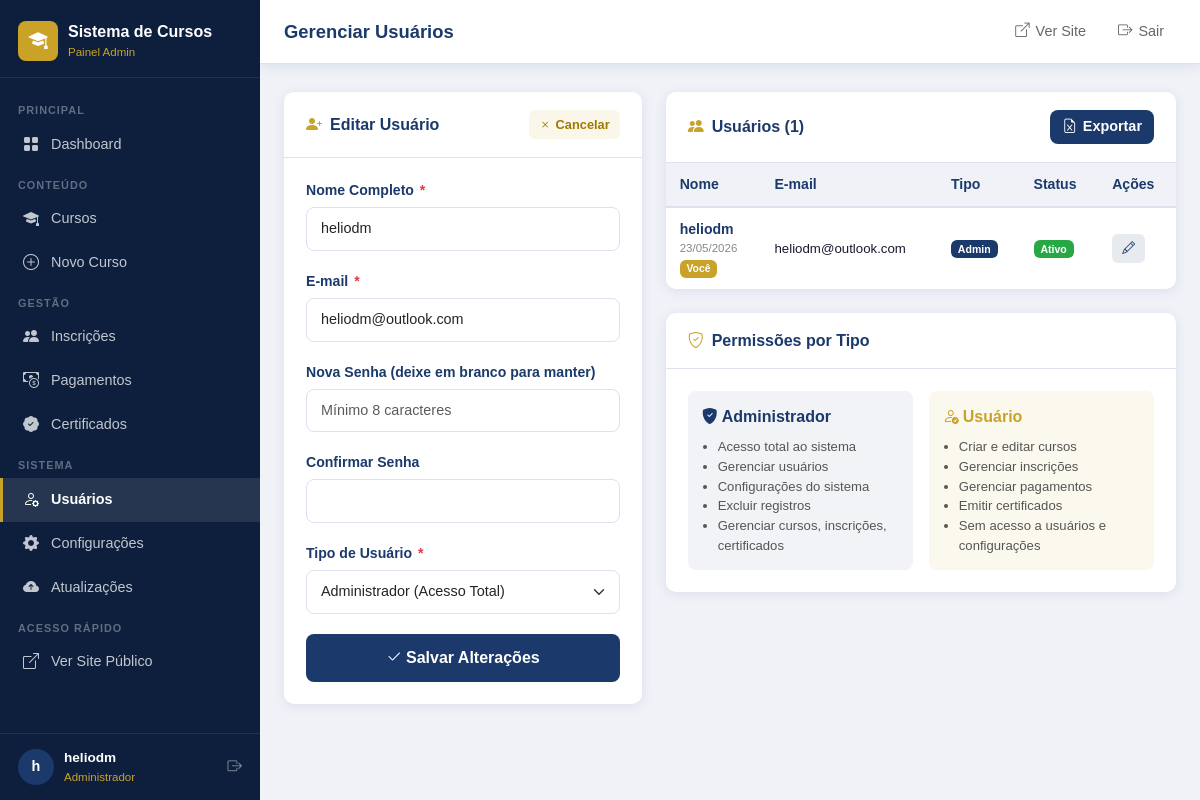
Page /admin/usuarios.php?editar=1 (signed in) on the committed database.
### tables this page shows
CREATE TABLE IF NOT EXISTS `usuarios` (
  `id` int(11) NOT NULL AUTO_INCREMENT,
  `nome` varchar(150) NOT NULL,
  `email` varchar(150) NOT NULL,
  `senha` varchar(255) NOT NULL,
  `tipo` enum('admin','usuario') NOT NULL DEFAULT 'usuario',
  `ativo` tinyint(1) NOT NULL DEFAULT 1,
  `criado_em` timestamp NOT NULL DEFAULT current_timestamp(),
  `atualizado_em` timestamp NOT NULL DEFAULT current_timestamp() ON UPDATE current_timestamp(),
  PRIMARY KEY (`id`),
  UNIQUE KEY `email` (`email`)
);

### includes/functions.php (called while the page is built, shortened)
<?php
function h(mixed $valor): string {
    return htmlspecialchars((string)($valor ?? ''), ENT_QUOTES | ENT_HTML5, 'UTF-8');
}
function formatarData(?string $data, string $formato = 'd/m/Y'): string {
    return date($formato, strtotime($data));
}

### includes/auth.php (called while the page is built, shortened)
<?php
require_once __DIR__ . '/functions.php';
function isLoggedIn(): bool {
    return !empty($_SESSION['usuario_id']) && !empty($_SESSION['usuario_tipo']);
}
function getUsuarioLogado(): ?array {
    return [
        'id'    => $_SESSION['usuario_id'],
        'nome'  => $_SESSION['usuario_nome'],
        'email' => $_SESSION['usuario_email'],
        'tipo'  => $_SESSION['usuario_tipo'],
    ];
}

### admin/usuarios.php (the view, shortened to what this page needs)
<?php ob_start();
require_once __DIR__ . '/includes/header.php';
$db    = getDB();
$editUser = null;
$editId   = (int)($_GET['editar'] ?? 0);
if ($editId > 0) {
    $s = $db->prepare("SELECT id, nome, email, tipo, ativo FROM usuarios WHERE id = ?");
    $s->execute([$editId]);
    $editUser = $s->fetch();
}
$usuarios = $db->query("SELECT id, nome, email, tipo, ativo, criado_em FROM usuarios ORDER BY tipo ASC, nome ASC")->fetchAll();
?>
<div class="row g-4">
  <div class="col-lg-5">
    <div class="admin-card">
      <div class="admin-card-header">
        <h5><i class="bi bi-person-plus-fill"></i> <?= $editUser ? 'Editar Usuário' : 'Novo Usuário' ?></h5>
        <?php if ($editUser): ?>
        <a href="<?= BASE_PATH ?>/admin/usuarios.php" class="btn-action view"><i class="bi bi-x"></i> Cancelar</a>
        <?php endif; ?>
      </div>
      <div class="admin-card-body">
        <form method="POST" novalidate>
          <div class="admin-form-group">
            <label>Nome Completo <span class="required">*</span></label>
            <input type="text" class="form-control" name="nome"
                   value="<?= h($editUser['nome'] ?? '') ?>" required maxlength="150">
          </div>
          <div class="admin-form-group">
            <label>E-mail <span class="required">*</span></label>
            <input type="email" class="form-control" name="email"
                   value="<?= h($editUser['email'] ?? '') ?>" required maxlength="150">
          </div>
          <div class="admin-form-group">
            <label>
              <?= $editUser ? 'Nova Senha (deixe em branco para manter)' : 'Senha *' ?>
            </label>
            <input type="password" class="form-control" name="senha" minlength="8"
                   placeholder="Mínimo 8 caracteres" <?= $editUser ? '' : 'required' ?>>
          </div>
          <div class="admin-form-group">
            <label>Confirmar Senha <?= $editUser ? '' : '*' ?></label>
            <input type="password" class="form-control" name="confirmar_senha" <?= $editUser ? '' : 'required' ?>>
          </div>
          <div class="admin-form-group">
            <label>Tipo de Usuário <span class="required">*</span></label>
            <select class="form-select" name="tipo">
              <option value="admin" <?= ($editUser['tipo'] ?? '') === 'admin' ? 'selected' : '' ?>>
                Administrador (Acesso Total)
              </option>
            </select>
          </div>
          <button type="submit" class="btn w-100" style="background:var(--primary);color:#fff;font-weight:700;border-radius:8px;padding:11px;">
            <i class="bi bi-check2 me-1"></i><?= $editUser ? 'Salvar Alterações' : 'Criar Usuário' ?>
          </button>
        </form>
      </div>
    </div>
  </div>
  <div class="col-lg-7">
    <div class="admin-card">
      <div class="admin-card-header">
        <h5><i class="bi bi-people-fill"></i> Usuários (<?= count($usuarios) ?>)</h5>
        <a href="<?= BASE_PATH ?>/api/exportar.php?tipo=usuarios" class="topbar-btn btn-primary-sm">
          <i class="bi bi-file-earmark-excel"></i> Exportar
        </a>
      </div>
      <div style="overflow-x:auto;">
        <table class="admin-table">
          <thead>
            <tr>
              <th>Nome</th>
              <th>E-mail</th>
              <th>Tipo</th>
              <th>Status</th>
              <th>Ações</th>
            </tr>
          </thead>
          <tbody>
            <?php foreach ($usuarios as $u): ?>
            <tr>
              <td>
                <div style="font-weight:700;font-size:.88rem;color:var(--primary);"><?= h($u['nome']) ?></div>
                <div style="font-size:.72rem;color:#888;"><?= formatarData($u['criado_em'], 'd/m/Y') ?></div>
                <?php if ($u['id'] === (int)$usuario['id']): ?>
                <span class="badge" style="background:var(--secondary);font-size:.65rem;">Você</span>
                <?php endif; ?>
              </td>
              <td style="font-size:.83rem;"><?= h($u['email']) ?></td>
              <td>
                <span class="badge <?= $u['tipo'] === 'admin' ? 'badge-admin' : 'badge-usuario' ?>">
                  <?= $u['tipo'] === 'admin' ? 'Admin' : 'Usuário' ?>
                </span>
              </td>
              <td>
                <span class="badge <?= $u['ativo'] ? 'badge-ativo' : 'badge-inativo' ?>">
                  <?= $u['ativo'] ? 'Ativo' : 'Inativo' ?>
                </span>
              </td>
              <td>
                <div class="actions">
                  <a href="<?= BASE_PATH ?>/admin/usuarios.php?editar=<?= $u['id'] ?>" class="btn-action edit">
                    <i class="bi bi-pencil"></i>
                  </a>
                </div>
              </td>
            </tr>
            <?php endforeach; ?>
          </tbody>
        </table>
      </div>
    </div>
    <div class="admin-card mt-3">
      <div class="admin-card-header"><h5><i class="bi bi-shield-check"></i> Permissões por Tipo</h5></div>
      <div class="admin-card-body">
        <div class="row g-3">
          <div class="col-md-6">
            <div style="background:rgba(27,58,107,.06);border-radius:8px;padding:14px;">
              <div class="fw-bold mb-2" style="color:var(--primary);"><i class="bi bi-shield-fill-check me-1"></i>Administrador</div>
              <ul style="font-size:.82rem;color:#555;padding-left:16px;margin:0;">
                <li>Acesso total ao sistema</li>
                <li>Gerenciar usuários</li>
                <li>Configurações do sistema</li>
                <li>Excluir registros</li>
                <li>Gerenciar cursos, inscrições, certificados</li>
              </ul>
            </div>
          </div>
          <div class="col-md-6">
            <div style="background:rgba(201,162,39,.08);border-radius:8px;padding:14px;">
              <div class="fw-bold mb-2" style="color:var(--secondary);"><i class="bi bi-person-check me-1"></i>Usuário</div>
              <ul style="font-size:.82rem;color:#555;padding-left:16px;margin:0;">
                <li>Criar e editar cursos</li>
                <li>Gerenciar inscrições</li>
                <li>Gerenciar pagamentos</li>
                <li>Emitir certificados</li>
                <li>Sem acesso a usuários e configurações</li>
              </ul>
            </div>
          </div>
        </div>
      </div>
    </div>
  </div>
</div>
<?php require_once __DIR__ . '/includes/footer.php'; ?>

### assets/css/admin.css (style rules this page uses)
:root { --primary: #1B3A6B; --secondary: #C9A227; --accent: #E63946; --text: #1A1A2E; --bg: #FFFFFF; --footer-bg: #0D1F3C; --primary-light: #2a5298; --sidebar-bg: #0D1F3C; --sidebar-width: 260px; --topbar-height: 64px; --gray-light: #f0f2f8; --gray-mid: #dde1ef; --shadow: 0 2px 12px rgba(27,58,107,0.10); --radius: 10px; }
* { box-sizing: border-box; }
body.admin-body { font-family: Tahoma, Geneva, Verdana, sans-serif; background: var(--gray-light); color: var(--text); margin: 0; padding: 0; min-height: 100vh; display: flex; flex-direction: column; }
.topbar-btn { background: none; border: none; color: #666; font-size: .9rem; padding: 6px 12px; border-radius: 8px; cursor: pointer; transition: all .2s; text-decoration: none; display: flex; align-items: center; gap: 6px; }
.topbar-btn.btn-primary-sm { background: var(--primary); color: #fff; font-weight: 600; }
.admin-card { background: #fff; border-radius: var(--radius); box-shadow: var(--shadow); border: none; margin-bottom: 24px; }
.admin-card-header { padding: 18px 22px; border-bottom: 1px solid var(--gray-mid); display: flex; align-items: center; justify-content: space-between; flex-wrap: wrap; gap: 10px; }
.admin-card-header h5 { margin: 0; font-size: 1rem; font-weight: bold; color: var(--primary); display: flex; align-items: center; gap: 8px; }
.admin-card-header h5 i { color: var(--secondary); }
.admin-card-body { padding: 22px; }
.admin-table { width: 100%; font-size: .88rem; border-collapse: collapse; }
.admin-table th { background: var(--gray-light); color: var(--primary); font-weight: 700; padding: 11px 14px; border-bottom: 2px solid var(--gray-mid); white-space: nowrap; text-align: left; }
.admin-table td { padding: 11px 14px; border-bottom: 1px solid var(--gray-mid); vertical-align: middle; color: var(--text); }
.admin-table tr:last-child td { border-bottom: none; }
.admin-table .actions { display: flex; gap: 6px; white-space: nowrap; }
.btn-action { border: none; border-radius: 6px; padding: 5px 10px; font-size: .8rem; cursor: pointer; text-decoration: none; display: inline-flex; align-items: center; gap: 4px; font-family: Tahoma, sans-serif; transition: all .18s; font-weight: 600; }
.btn-action.edit { background: rgba(27,58,107,.1); color: var(--primary); }
.btn-action.view { background: rgba(201,162,39,.1); color: #a07a00; }
.admin-form-group { margin-bottom: 20px; }
.admin-form-group label { font-weight: 700; font-size: .88rem; color: var(--primary); margin-bottom: 6px; display: block; }
.admin-form-group label .required { color: var(--accent); margin-left: 2px; }
.admin-form-group .form-control, .admin-form-group .form-select { border: 1.5px solid var(--gray-mid); border-radius: 8px; padding: 10px 14px; font-family: Tahoma, sans-serif; font-size: .9rem; width: 100%; transition: border-color .2s, box-shadow .2s; }
.badge-admin { background: var(--primary); color: #fff; }
.badge-ativo { background: #28a745; color: #fff; }

### rows in the picture
usuarios: nome "heliodm", email "heliodm@outlook.com", tipo "Administrador (Acesso Total)", criado_em "23/05/2026", shows "Você", ativo "Ativo"

### other values in the picture
$siteName "Sistema de Cursos"
mb_substr($usuario['nome'], 0, 1) "h"
$usuario['nome'] "heliodm"
$pageTitle "Gerenciar Usuários"
count($usuarios) "1"
